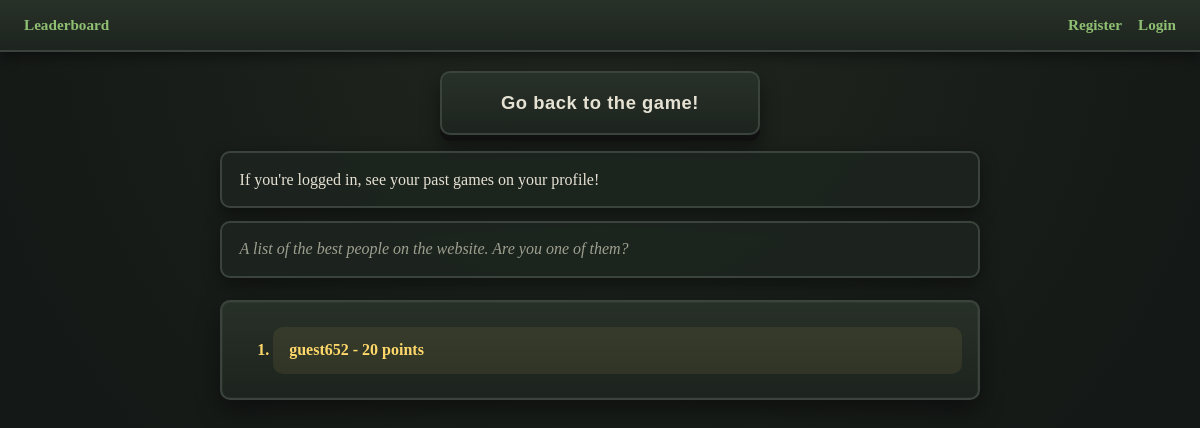
The page /leaderboard on the database as committed earlier.
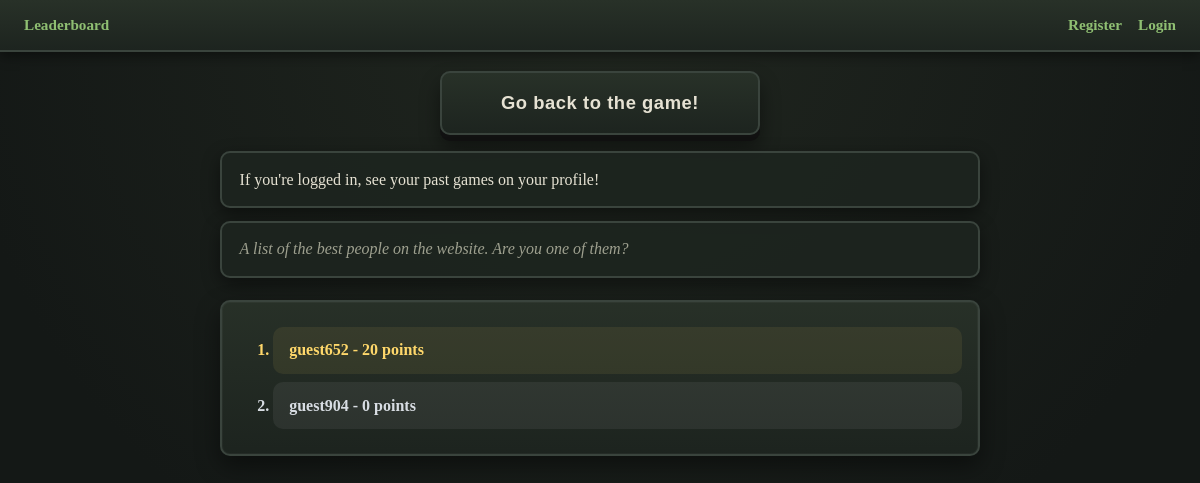
The same page on the database as committed later.
### tables this page shows
CREATE TABLE past_games
(
    user_id TEXT, 
    score INTEGER,
    cheats_used BOOLEAN,
    TIMESTAMP DEFAULT CURRENT_TIMESTAMP NOT NULL,
    PRIMARY KEY(user_id,timestamp),
    FOREIGN KEY (user_id) REFERENCES users(user_id)
);

### app.py (the view)
@app.route("/leaderboard", methods=["POST", "GET"])
def leaderboard():
    db = get_db()
    results = db.execute("""SELECT user_id,score
                        FROM past_games
                        ORDER BY score DESC
                        LIMIT 10;""").fetchall()
    return render_template("leaderboard.html", results=results)

### app.py (called while the page is built)
@app.before_request
def load_logged_in_user():
    g.user = session.get("user_id", None)
    g.is_guest = session.get("is_guest",None)

### database.py (called while the page is built)
def get_db():
    if "db" not in g:
        g.db = sqlite3.connect(DATABASE,
                detect_types=sqlite3.PARSE_DECLTYPES)
        g.db.row_factory = sqlite3.Row
    return g.db

### templates/leaderboard.html
{% extends "base.html" %}
    {% block main %}
    <button><a href="{{ url_for('index') }}">Go back to the game!</a></button>
    <p>If you're logged in, see your past games on your profile!</p>
    <p><i>A list of the best people on the website. Are you one of them?</i></p>
        <ol>
            {%for result in results%}
            <li>
                {{result["user_id"]}} -
                {{ result["score"] }} points
            </li>
            {%endfor%}
        </ol>
{% endblock %}

### templates/base.html (shortened to what this page needs)
<!DOCTYPE html>
<html lang="en">
<head>
    <link rel="stylesheet" href="{{ url_for('static',filename='main.css') }}"/>
</head>
<body>
    <header>
        {% if g.user %}
            <p><a href="{{ url_for('profile') }}">{{g.user}}</a></p>
            <p><a href="{{ url_for('leaderboard') }}">Leaderboard</a></p>
            <p><a href="{{ url_for('logout') }}">Logout </a></p>
        {%else %}
            <p><a href="{{ url_for('leaderboard') }}">Leaderboard</a></p>
            <p><a href="{{ url_for('register') }}">Register</a></p>
            <p><a href="{{ url_for('login') }}">Login</a></p>
        {% endif %}
    </header>
    {% block main %}
    {% endblock %}
</body>
</html>

### static/main.css (style rules this page uses)
body { margin: 0; }
:root { --bg: #141816; --panel: #1d241f; --panel-light: #283128; --stone: #3a443d; --moss: #5e7a52; --accent: #8fbf72; --gold: #d7c27a; --text: #e6e2d3; --muted: #9ea08f; --shadow: rgba(0, 0, 0, 0.45); --radius: 10px; --gap: 1rem; }
* { margin: 0; padding: 0; box-sizing: border-box; }
html, body { height: 100%; }
body { font-family: "Garamond","Georgia",serif; background: radial-gradient(circle at top, #20261f 0%, var(--bg) 65%); color: var(--text); }
header { display: flex; align-items: center; gap: var(--gap); padding: 1rem 1.5rem; background: linear-gradient(to bottom, var(--panel-light), var(--panel)); border-bottom: 2px solid var(--stone); box-shadow: 0 4px 12px var(--shadow); flex-wrap: wrap; }
header p { margin: 0; color: var(--muted); font-size: 0.95rem; }
header p:first-child { margin-right: auto; }
a { color: var(--accent); text-decoration: none; transition: 0.18s ease; font-weight: bold; }
body > p, body > ol { margin-left: auto; margin-right: auto; }
body > p { width: min(760px, 92vw); padding: 0.9rem 1.1rem; margin-top: 1rem; background: rgba(29, 36, 31, 0.92); border: 2px solid var(--stone); border-radius: var(--radius); color: var(--text); box-shadow: 0 6px 18px var(--shadow); line-height: 1.5; }
body > p + p { color: var(--muted); font-style: italic; margin-top: 0.8rem; }
body > ol { width: min(760px, 92vw); margin-top: 1.4rem; margin-bottom: 2rem; padding: 1rem 1rem 1rem 3.2rem; background: linear-gradient(to bottom, rgba(40,49,40,0.96), rgba(29,36,31,0.96)); border: 2px solid var(--stone); border-radius: var(--radius); box-shadow: 0 10px 24px var(--shadow), inset 0 0 0 1px rgba(255,255,255,0.03); }
body > ol li { margin: 0.55rem 0; padding: 0.9rem 1rem; background: rgba(255,255,255,0.03); border-radius: 10px; color: var(--text); font-weight: bold; transition: transform 0.12s ease, background 0.12s ease; }
body > ol li:nth-child(1) { color: #ffd86b; background: rgba(255, 216, 107, 0.08); }
body > ol li:nth-child(2) { color: #d8dde3; background: rgba(216, 221, 227, 0.07); }
body > button { display: block; margin: 1.2rem auto 0 auto; min-width: 320px; min-height: 64px; padding: 0; background: linear-gradient(to bottom, var(--panel-light), var(--panel)); border: 2px solid var(--stone); border-radius: var(--radius); box-shadow: 0 6px 0 #111, 0 12px 20px var(--shadow); cursor: pointer; transition: transform 0.08s ease, border-color 0.15s ease, box-shadow 0.08s ease; }
body > button > a { display: flex; align-items: center; justify-content: center; width: 100%; height: 100%; padding: 1rem 1.5rem; color: var(--text); text-decoration: none; font-size: 1.15rem; font-weight: bold; letter-spacing: 0.03em; }

Rows that differ between the two databases and show on the page:
added past_games: user_id "guest904", score "0"
